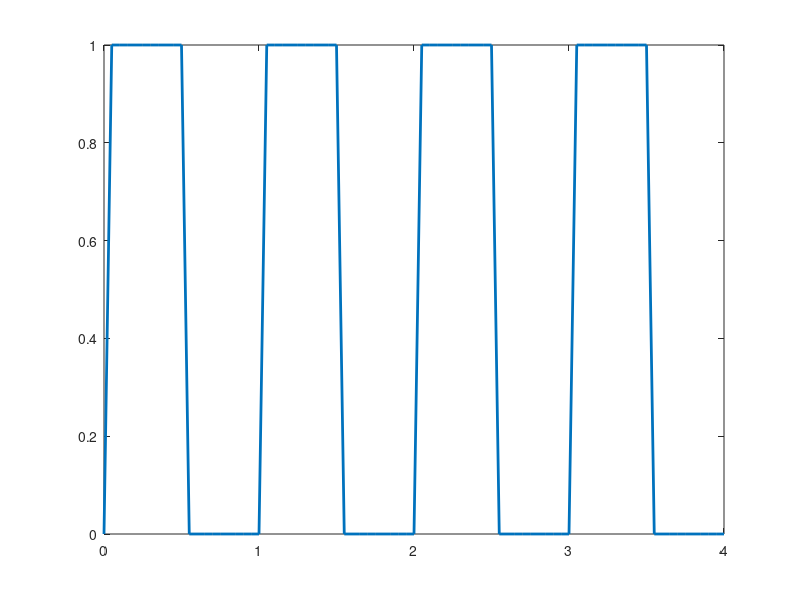

Source code (MATLAB):
T = 1;
t = 0:0.05:4*T;
xt = zeros(size(t));
Tth  = 0;
index = 0;

for i= 1:length(t)
    if t(i) > 0 &&  t(i) <= (Tth + T/2) 
        xt(i) = 1;
    end
    
    if t(i) == Tth + T
        index = index + 1;
        Tth =  T *index;
    end
    
    if t(i) > Tth +  T/2 && t(i) < Tth + T
        xt(i)= 0;
    end

end

plot(t,xt, 'LineWidth', 2);